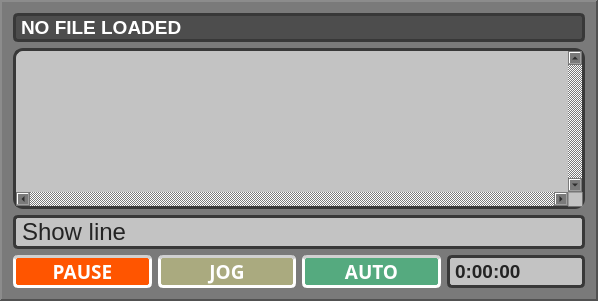
    <widget class="QFrame" name="frame_showtext">
     <property name="geometry">
      <rect>
       <x>13</x>
       <y>13</y>
       <width>598</width>
       <height>301</height>
      </rect>
     </property>
     <property name="styleSheet">
      <string notr="true">background-color: rgb(122, 122, 122);</string>
     </property>
     <property name="frameShape">
      <enum>QFrame::Panel</enum>
     </property>
     <property name="frameShadow">
      <enum>QFrame::Raised</enum>
     </property>
     <property name="lineWidth">
      <number>2</number>
     </property>
     <layout class="QGridLayout" name="gridLayout_2">
      <item row="0" column="0" colspan="4">
       <widget class="QLabel" name="label_directory">
        <property name="font">
         <font>
          <family>Arial</family>
          <pointsize>14</pointsize>
          <weight>9</weight>
          <italic>false</italic>
          <bold>false</bold>
         </font>
        </property>
        <property name="styleSheet">
         <string notr="true">background-color: rgb(77, 77, 77);
font: 75 14pt &quot;Arial&quot;;
color: rgb(255, 255, 255);
border: 3px solid  rgb(56, 56, 56);
border-radius: 5px
</string>
        </property>
        <property name="frameShadow">
         <enum>QFrame::Sunken</enum>
        </property>
        <property name="text">
         <string>&lt;html&gt;&lt;head/&gt;&lt;body&gt;&lt;p&gt;&lt;span style=&quot; font-weight:600;&quot;&gt;NO FILE LOADED&lt;/span&gt;&lt;/p&gt;&lt;/body&gt;&lt;/html&gt;</string>
        </property>
       </widget>
      </item>
      <item row="1" column="0" rowspan="2" colspan="4">
       <widget class="QTextBrowser" name="textBrowser_showfile">
        <property name="font">
         <font>
          <family>Arial</family>
          <pointsize>15</pointsize>
          <weight>75</weight>
          <bold>true</bold>
         </font>
        </property>
        <property name="styleSheet">
         <string notr="true">background-color: rgb(195, 195, 195);
border: 3px solid  rgb(56, 56, 56);
border-radius: 10px</string>
        </property>
        <property name="verticalScrollBarPolicy">
         <enum>Qt::ScrollBarAlwaysOn</enum>
        </property>
        <property name="horizontalScrollBarPolicy">
         <enum>Qt::ScrollBarAlwaysOn</enum>
        </property>
        <property name="sizeAdjustPolicy">
         <enum>QAbstractScrollArea::AdjustIgnored</enum>
        </property>
        <property name="readOnly">
         <bool>false</bool>
        </property>
        <property name="overwriteMode">
         <bool>true</bool>
        </property>
       </widget>
      </item>
      <item row="5" column="0">
       <widget class="QPushButton" name="pushButton_pause">
        <property name="font">
         <font>
          <family>Arial 12</family>
          <pointsize>14</pointsize>
          <weight>75</weight>
          <italic>false</italic>
          <bold>true</bold>
         </font>
        </property>
        <property name="mouseTracking">
         <bool>true</bool>
        </property>
        <property name="focusPolicy">
         <enum>Qt::StrongFocus</enum>
        </property>
        <property name="autoFillBackground">
         <bool>false</bool>
        </property>
        <property name="styleSheet">
         <string notr="true">background-color: rgb(255, 85, 0);
color: rgb(255, 255, 255);
border: 3px solid rgb(255, 255, 255);
border-radius: 5px;
border-top-color: rgb(208, 208, 208);</string>
        </property>
        <property name="text">
         <string>PAUSE</string>
        </property>
        <property name="flat">
         <bool>false</bool>
        </property>
       </widget>
      </item>
      <item row="3" column="0" colspan="4">
       <widget class="QLabel" name="label_showline">
        <property name="font">
         <font>
          <family>Arial</family>
          <pointsize>18</pointsize>
          <weight>9</weight>
          <italic>false</italic>
          <bold>false</bold>
         </font>
        </property>
        <property name="styleSheet">
         <string notr="true">background-color: rgb(195, 195, 195);
color: rgb(36, 36, 36);
font: 75 14pt &quot;Arial&quot; &quot;Bold&quot;;
font: 75 18pt &quot;Arial&quot;;
border: 3px solid  rgb(56, 56, 56);
border-radius: 5px;</string>
        </property>
        <property name="text">
         <string>Show line</string>
        </property>
       </widget>
      </item>
      <item row="5" column="1">
       <widget class="QPushButton" name="pushButton_jog">
        <property name="font">
         <font>
          <family>Arial 12</family>
          <pointsize>14</pointsize>
          <weight>75</weight>
          <italic>false</italic>
          <bold>true</bold>
         </font>
        </property>
        <property name="mouseTracking">
         <bool>true</bool>
        </property>
        <property name="focusPolicy">
         <enum>Qt::StrongFocus</enum>
        </property>
        <property name="autoFillBackground">
         <bool>false</bool>
        </property>
        <property name="styleSheet">
         <string notr="true">background-color: rgb(170, 170, 127);
color: rgb(255, 255, 255);
border: 3px solid rgb(255, 255, 255);
border-radius: 5px;
border-top-color: rgb(208, 208, 208);</string>
        </property>
        <property name="text">
         <string>JOG</string>
        </property>
        <property name="flat">
         <bool>false</bool>
        </property>
       </widget>
      </item>
      <item row="5" column="2">
       <widget class="QPushButton" name="pushButton_auto">
        <property name="font">
         <font>
          <family>Arial 12</family>
          <pointsize>14</pointsize>
          <weight>75</weight>
          <italic>false</italic>
          <bold>true</bold>
         </font>
        </property>
        <property name="mouseTracking">
         <bool>true</bool>
        </property>
        <property name="focusPolicy">
         <enum>Qt::StrongFocus</enum>
        </property>
        <property name="autoFillBackground">
         <bool>false</bool>
        </property>
        <property name="styleSheet">
         <string notr="true">background-color: rgb(85, 170, 127);
color: rgb(255, 255, 255);
border: 3px solid rgb(255, 255, 255);
border-radius: 5px;
border-top-color: rgb(208, 208, 208);</string>
        </property>
        <property name="text">
         <string>AUTO</string>
        </property>
        <property name="flat">
         <bool>false</bool>
        </property>
       </widget>
      </item>
      <item row="5" column="3">
       <widget class="QLabel" name="label_showtime">
        <property name="font">
         <font>
          <family>Arial</family>
          <pointsize>14</pointsize>
          <weight>75</weight>
          <italic>false</italic>
          <bold>true</bold>
         </font>
        </property>
        <property name="styleSheet">
         <string notr="true">background-color: rgb(195, 195, 195);
color: rgb(36, 36, 36);
border: 3px solid  rgb(56, 56, 56);
border-radius: 5px</string>
        </property>
        <property name="text">
         <string>0:00:00</string>
        </property>
       </widget>
      </item>
     </layout>
    </widget>
